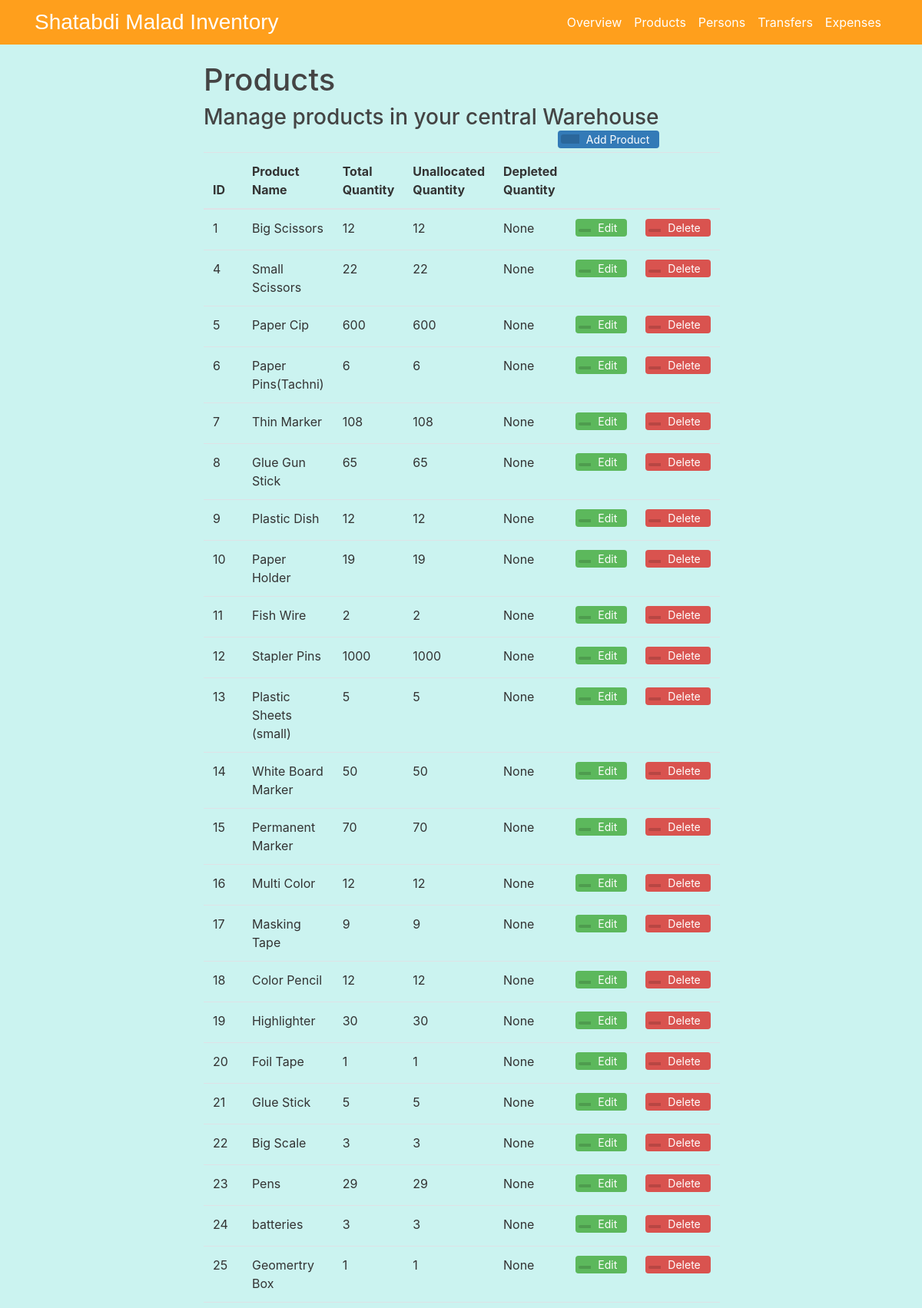
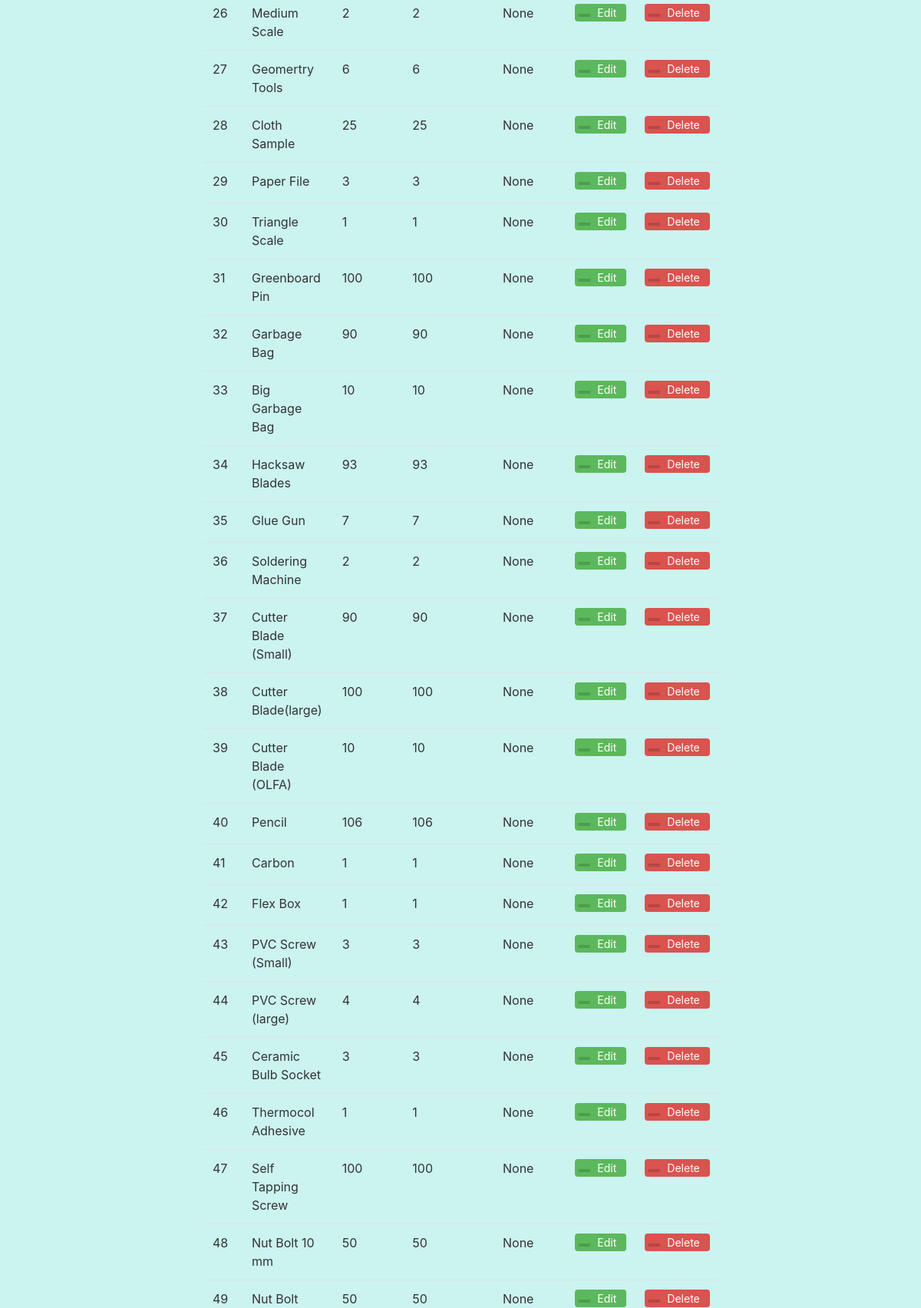
Page /Product (upper part) on the committed database (2 pictures, top to bottom).
### flaskinventory/models.py (models this page shows, shortened)
class Product(db.Model):
    prod_id = db.Column(db.Integer, primary_key= True)
    prod_created_ts = db.Column(db.DateTime, default=datetime.utcnow)
    prod_updated_ts = db.Column(db.DateTime, nullable = True)
    prod_name = db.Column(db.String(20), nullable = False)
    prod_name = db.Column(db.String(20),unique = True ,nullable = False)
    prod_tqty = db.Column(db.Integer, nullable = False)
    prod_qty = db.Column(db.Integer, nullable = False)
    prod_dept = db.Column(db.Integer, nullable = False)
    prod_fnsh = db.Column(db.Integer, nullable = True)

### flaskinventory/routes.py (the view, shortened to what this page needs)
@app.route("/Product", methods=['GET', 'POST'])
def product():
    timestamp = datetime.datetime.now()
    form = addproduct()
    eform = editproduct()
    details = Product.query.all()
    exists = bool(Product.query.all())
    if exists == False and request.method == 'GET':
        flash(f'Add products to view', 'info')
    return render_template('product.html', title='Products', eform=eform, form=form, details=details)

### flaskinventory/templates/product.html (shortened to what this page needs)
{% extends "overview.html" %}
{% block content %}
<div class="container">
<h1>Products</h1>
<div >
  <h3 style="display: inline-block;margin:0;"> Manage products in your central Warehouse</h3>
  <button type="button" class="btn btn-add" data-toggle="modal" data-target="#exampleModal">
   <span class="btn-icon-add"></span>Add Product</button>
</div>
<table class="table table-hover">
<thead>
 <tr>
   <th>ID</th>
   <th>Product Name</th>
   <th>Total Quantity</th>
   <th>Unallocated Quantity</th>
   <th>Depleted Quantity</th>
   <th></th>
   <th></th>
 </tr>
</thead>
<tbody>
  {% for d in details %}
  <tr>
   <td>{{d.prod_id}}</td>
   <td>{{d.prod_name}}</td>
   <td>{{d.prod_tqty}}</td>
   <td>{{d.prod_qty}}</td>
   <td>{{d.prod_fnsh}}</td>
   <td>
       <button type="button" class="btn btn-edit" data-toggle="modal" data-target = "#edit{{d.prod_id}}" >
       <span class="btn-icon"></span>Edit</button>
   </td>
   <td>
      <a href="{{ url_for('delete', p_id = d.prod_id,type ='product') }}">
       <button type="button" class="btn btn-delete">
       <span class="btn-icon"></span>Delete</button></a>
   </td>
 </tr>
{%endfor%}
</tbody>
</table>
{% endblock content %}

### flaskinventory/static/main.css (style rules this page uses)
body { background: #CBF3F0; color: #333333; margin-top: 5rem; }
h1, h2, h3, h4, h5, h6 { color: #444444; }
a { color: white; }
.btn-icon { position: relative; left: -9px; display: inline-block;padding: 2px 8px; background: rgba(0,0,0,0.15); border-radius: 3px 0 0 3px; color: white; font-size: 14px; }
.btn-icon-add { position: relative; left: -9px; display: inline-block;padding: 6px 12px; background: rgba(0,0,0,0.15); border-radius: 3px 0 0 3px; color: white; font-size: 14px; }
.btn-add { padding-top: 0; padding-bottom: 0; background-color:#337ab7; color: white; font-size: 14px; float: right; }
.btn-edit { padding-top: 0; padding-bottom: 0; background-color: #5cb85c; color: white; font-size: 14px; }
.btn-delete { padding-top: 0; padding-bottom: 0; background-color: #d9534f; color: white; font-size: 14px; }
.btn { margin-bottom:5px;font-size: 14px; }
html, body { height: 100%; }

### rows in the picture
Product: prod_id "1", prod_name "Big Scissors", prod_tqty "12", prod_qty "12", prod_fnsh "None"
Product: prod_id "4", prod_name "Small Scissors", prod_tqty "22", prod_qty "22", prod_fnsh "None"
Product: prod_id "5", prod_name "Paper Cip", prod_tqty "600", prod_qty "600", prod_fnsh "None"
Product: prod_id "6", prod_name "Paper Pins(Tachni)", prod_tqty "6", prod_qty "6", prod_fnsh "None"
Product: prod_id "7", prod_name "Thin Marker", prod_tqty "108", prod_qty "108", prod_fnsh "None"
Product: prod_id "8", prod_name "Glue Gun Stick", prod_tqty "65", prod_qty "65", prod_fnsh "None"
Product: prod_id "9", prod_name "Plastic Dish", prod_tqty "12", prod_qty "12", prod_fnsh "None"
Product: prod_id "10", prod_name "Paper Holder", prod_tqty "19", prod_qty "19", prod_fnsh "None"
Product: prod_id "11", prod_name "Fish Wire", prod_tqty "2", prod_qty "2", prod_fnsh "None"
Product: prod_id "12", prod_name "Stapler Pins", prod_tqty "1000", prod_qty "1000", prod_fnsh "None"
Product: prod_id "13", prod_name "Plastic Sheets (small)", prod_tqty "5", prod_qty "5", prod_fnsh "None"
Product: prod_id "14", prod_name "White Board Marker", prod_tqty "50", prod_qty "50", prod_fnsh "None"
Product: prod_id "15", prod_name "Permanent Marker", prod_tqty "70", prod_qty "70", prod_fnsh "None"
Product: prod_id "16", prod_name "Multi Color", prod_tqty "12", prod_qty "12", prod_fnsh "None"
Product: prod_id "17", prod_name "Masking Tape", prod_tqty "9", prod_qty "9", prod_fnsh "None"
Product: prod_id "18", prod_name "Color Pencil", prod_tqty "12", prod_qty "12", prod_fnsh "None"
Product: prod_id "19", prod_name "Highlighter", prod_tqty "30", prod_qty "30", prod_fnsh "None"
Product: prod_id "20", prod_name "Foil Tape", prod_tqty "1", prod_qty "1", prod_fnsh "None"
Product: prod_id "21", prod_name "Glue Stick", prod_tqty "5", prod_qty "5", prod_fnsh "None"
Product: prod_id "22", prod_name "Big Scale", prod_tqty "3", prod_qty "3", prod_fnsh "None"
Product: prod_id "23", prod_name "Pens", prod_tqty "29", prod_qty "29", prod_fnsh "None"
Product: prod_id "24", prod_name "batteries", prod_tqty "3", prod_qty "3", prod_fnsh "None"
Product: prod_id "25", prod_name "Geomertry Box", prod_tqty "1", prod_qty "1", prod_fnsh "None"
Product: prod_id "26", prod_name "Medium Scale", prod_tqty "2", prod_qty "2", prod_fnsh "None"
Product: prod_id "27", prod_name "Geomertry Tools", prod_tqty "6", prod_qty "6", prod_fnsh "None"
Product: prod_id "28", prod_name "Cloth Sample", prod_tqty "25", prod_qty "25", prod_fnsh "None"
Product: prod_id "29", prod_name "Paper File", prod_tqty "3", prod_qty "3", prod_fnsh "None"
Product: prod_id "30", prod_name "Triangle Scale", prod_tqty "1", prod_qty "1", prod_fnsh "None"
Product: prod_id "31", prod_name "Greenboard Pin", prod_tqty "100", prod_qty "100", prod_fnsh "None"
Product: prod_id "32", prod_name "Garbage Bag", prod_tqty "90", prod_qty "90", prod_fnsh "None"
Product: prod_id "33", prod_name "Big Garbage Bag", prod_tqty "10", prod_qty "10", prod_fnsh "None"
Product: prod_id "34", prod_name "Hacksaw Blades", prod_tqty "93", prod_qty "93", prod_fnsh "None"
Product: prod_id "35", prod_name "Glue Gun", prod_tqty "7", prod_qty "7", prod_fnsh "None"
Product: prod_id "36", prod_name "Soldering Machine", prod_tqty "2", prod_qty "2", prod_fnsh "None"
Product: prod_id "37", prod_name "Cutter Blade (Small)", prod_tqty "90", prod_qty "90", prod_fnsh "None"
Product: prod_id "38", prod_name "Cutter Blade(large)", prod_tqty "100", prod_qty "100", prod_fnsh "None"
Product: prod_id "39", prod_name "Cutter Blade (OLFA)", prod_tqty "10", prod_qty "10", prod_fnsh "None"
Product: prod_id "40", prod_name "Pencil", prod_tqty "106", prod_qty "106", prod_fnsh "None"
Product: prod_id "41", prod_name "Carbon", prod_tqty "1", prod_qty "1", prod_fnsh "None"
Product: prod_id "42", prod_name "Flex Box", prod_tqty "1", prod_qty "1", prod_fnsh "None"
